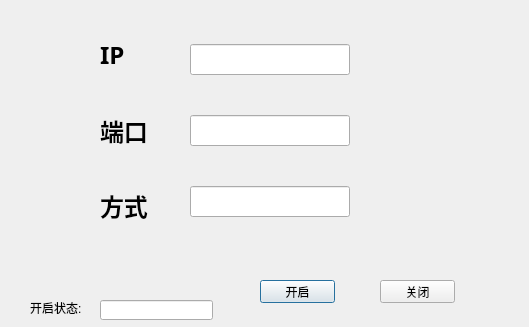
<?xml version="1.0" encoding="UTF-8"?>
<ui version="4.0">
 <class>cal_server</class>
 <widget class="QDialog" name="cal_server">
  <property name="geometry">
   <rect>
    <x>0</x>
    <y>0</y>
    <width>529</width>
    <height>327</height>
   </rect>
  </property>
  <property name="windowTitle">
   <string>Dialog</string>
  </property>
  <widget class="QWidget" name="verticalLayoutWidget_2">
   <property name="geometry">
    <rect>
     <x>190</x>
     <y>10</y>
     <width>160</width>
     <height>241</height>
    </rect>
   </property>
   <layout class="QVBoxLayout" name="verticalLayout_2">
    <item>
     <widget class="QLineEdit" name="le_ip">
      <property name="font">
       <font>
        <family>Agency FB</family>
        <pointsize>12</pointsize>
       </font>
      </property>
     </widget>
    </item>
    <item>
     <widget class="QLineEdit" name="le_port">
      <property name="font">
       <font>
        <family>Agency FB</family>
        <pointsize>12</pointsize>
       </font>
      </property>
     </widget>
    </item>
    <item>
     <widget class="QLineEdit" name="le_way">
      <property name="font">
       <font>
        <family>Agency FB</family>
        <pointsize>12</pointsize>
       </font>
      </property>
     </widget>
    </item>
   </layout>
  </widget>
  <widget class="QWidget" name="verticalLayoutWidget">
   <property name="geometry">
    <rect>
     <x>100</x>
     <y>20</y>
     <width>81</width>
     <height>221</height>
    </rect>
   </property>
   <layout class="QVBoxLayout" name="verticalLayout">
    <item>
     <widget class="QLabel" name="label">
      <property name="font">
       <font>
        <family>Arial Black</family>
        <pointsize>18</pointsize>
        <weight>75</weight>
        <bold>true</bold>
       </font>
      </property>
      <property name="text">
       <string>IP</string>
      </property>
     </widget>
    </item>
    <item>
     <widget class="QLabel" name="label_2">
      <property name="font">
       <font>
        <family>Arial Black</family>
        <pointsize>18</pointsize>
        <weight>75</weight>
        <bold>true</bold>
       </font>
      </property>
      <property name="text">
       <string>端口</string>
      </property>
     </widget>
    </item>
    <item>
     <widget class="QLabel" name="label_3">
      <property name="font">
       <font>
        <family>Arial Black</family>
        <pointsize>18</pointsize>
        <weight>75</weight>
        <bold>true</bold>
       </font>
      </property>
      <property name="text">
       <string>方式</string>
      </property>
     </widget>
    </item>
   </layout>
  </widget>
  <widget class="QPushButton" name="btn_open">
   <property name="geometry">
    <rect>
     <x>260</x>
     <y>280</y>
     <width>75</width>
     <height>23</height>
    </rect>
   </property>
   <property name="text">
    <string>开启</string>
   </property>
  </widget>
  <widget class="QPushButton" name="btn_close">
   <property name="geometry">
    <rect>
     <x>380</x>
     <y>280</y>
     <width>75</width>
     <height>23</height>
    </rect>
   </property>
   <property name="text">
    <string>关闭</string>
   </property>
  </widget>
  <widget class="QLabel" name="label_4">
   <property name="geometry">
    <rect>
     <x>30</x>
     <y>300</y>
     <width>61</width>
     <height>16</height>
    </rect>
   </property>
   <property name="text">
    <string>开启状态:</string>
   </property>
  </widget>
  <widget class="QLineEdit" name="client_state">
   <property name="geometry">
    <rect>
     <x>100</x>
     <y>300</y>
     <width>113</width>
     <height>20</height>
    </rect>
   </property>
  </widget>
 </widget>
 <resources/>
 <connections/>
</ui>
